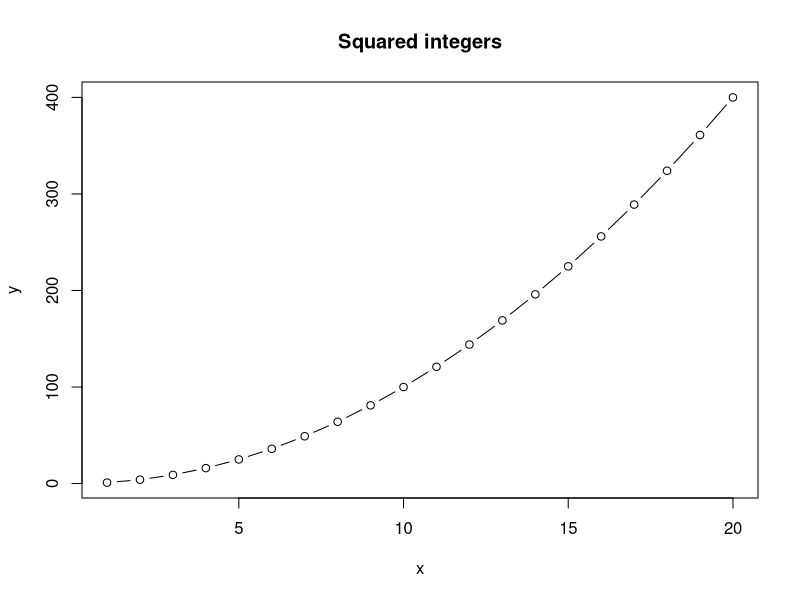
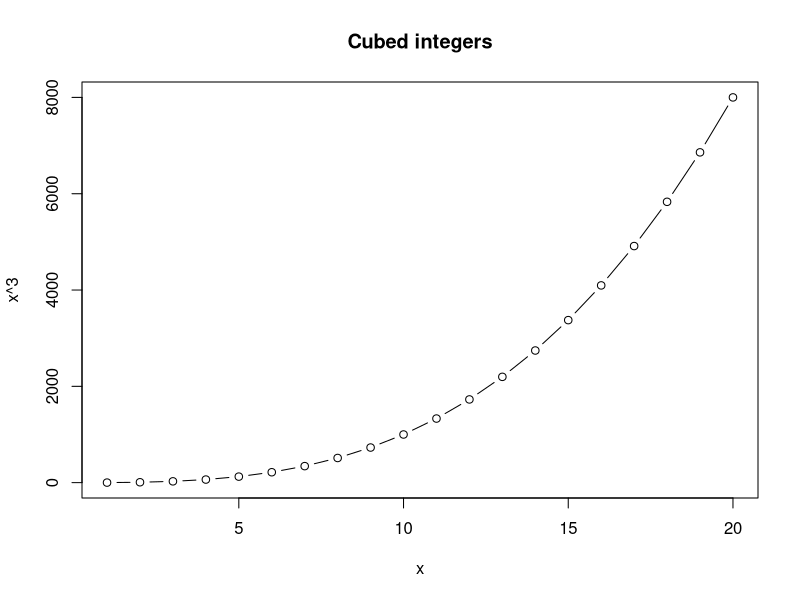

Write the R code that produced these figures, in order.
## This is a R script 
## Run this code to make a plot of x and x^2 for the integers from 1 to 10

x <- 1:20
y <- x^2


plot(x,y, type = "b", main = "Squared integers")

plot(x,x^3, type = "b", main = "Cubed integers")